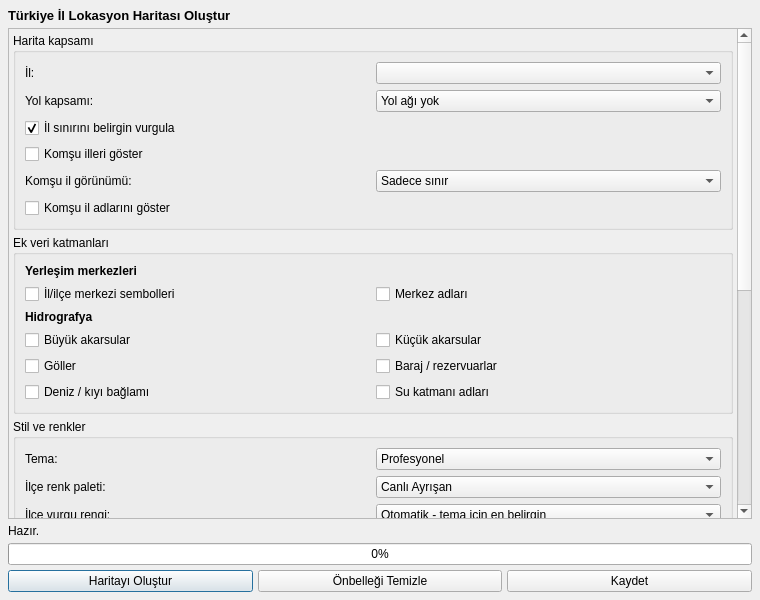
<?xml version="1.0" encoding="UTF-8"?>
<ui version="4.0">
 <class>TurkeyAutoMapDialogBase</class>
 <widget class="QDialog" name="TurkeyAutoMapDialogBase">
  <property name="geometry">
   <rect>
    <x>0</x>
    <y>0</y>
    <width>760</width>
    <height>600</height>
   </rect>
  </property>
  <property name="windowTitle">
   <string>TurkeyAutoMap</string>
  </property>
  <layout class="QVBoxLayout" name="verticalLayout">
   <property name="spacing">
    <number>5</number>
   </property>
   <property name="leftMargin">
    <number>8</number>
   </property>
   <property name="topMargin">
    <number>8</number>
   </property>
   <property name="rightMargin">
    <number>8</number>
   </property>
   <property name="bottomMargin">
    <number>8</number>
   </property>
   <item>
    <widget class="QLabel" name="titleLabel">
     <property name="text">
      <string>Türkiye İl Lokasyon Haritası Oluştur</string>
     </property>
     <property name="styleSheet">
      <string notr="true">font-weight: 600; font-size: 13px;</string>
     </property>
    </widget>
   </item>
   <item>
    <widget class="QScrollArea" name="optionsScrollArea">
     <property name="sizePolicy">
      <sizepolicy hsizetype="Expanding" vsizetype="Expanding">
       <horstretch>0</horstretch>
       <verstretch>1</verstretch>
      </sizepolicy>
     </property>
     <property name="widgetResizable">
      <bool>true</bool>
     </property>
     <property name="minimumSize">
      <size>
       <width>0</width>
       <height>0</height>
      </size>
     </property>
     <widget class="QWidget" name="optionsScrollContents">
      <property name="geometry">
       <rect>
        <x>0</x>
        <y>0</y>
        <width>720</width>
        <height>500</height>
       </rect>
      </property>
      <layout class="QVBoxLayout" name="optionsScrollLayout">
       <property name="spacing">
        <number>5</number>
       </property>
       <property name="leftMargin">
        <number>4</number>
       </property>
       <property name="topMargin">
        <number>4</number>
       </property>
       <property name="rightMargin">
        <number>4</number>
       </property>
       <property name="bottomMargin">
        <number>4</number>
       </property>
       <item>
        <widget class="QGroupBox" name="mapGroupBox">
         <property name="title">
          <string>Harita kapsamı</string>
         </property>
         <layout class="QGridLayout" name="mapGridLayout">
      <item row="0" column="0">
       <widget class="QLabel" name="provinceLabel">
        <property name="text">
         <string>İl:</string>
        </property>
       </widget>
      </item>
      <item row="0" column="1">
       <widget class="QComboBox" name="provinceComboBox"/>
      </item>
      <item row="1" column="0">
       <widget class="QLabel" name="roadScopeLabel">
        <property name="text">
         <string>Yol kapsamı:</string>
        </property>
       </widget>
      </item>
      <item row="1" column="1">
       <widget class="QComboBox" name="roadScopeComboBox">
        <item>
         <property name="text">
          <string>Yol ağı yok</string>
         </property>
        </item>
        <item>
         <property name="text">
          <string>Tüm il yolları</string>
         </property>
        </item>
        <item>
         <property name="text">
          <string>Odak ilçe yolları</string>
         </property>
        </item>
       </widget>
      </item>
      <item row="2" column="0" colspan="2">
       <widget class="QCheckBox" name="provinceHighlightCheckBox">
        <property name="text">
         <string>İl sınırını belirgin vurgula</string>
        </property>
        <property name="checked">
         <bool>true</bool>
        </property>
       </widget>
      </item>
      <item row="3" column="0" colspan="2">
       <widget class="QCheckBox" name="showNeighborsCheckBox">
        <property name="text">
         <string>Komşu illeri göster</string>
        </property>
        <property name="checked">
         <bool>false</bool>
        </property>
       </widget>
      </item>
      <item row="4" column="0">
       <widget class="QLabel" name="neighborStyleLabel">
        <property name="text">
         <string>Komşu il görünümü:</string>
        </property>
       </widget>
      </item>
      <item row="4" column="1">
       <widget class="QComboBox" name="neighborStyleComboBox">
        <item><property name="text"><string>Sadece sınır</string></property></item>
        <item><property name="text"><string>Dolgulu sınır</string></property></item>
       </widget>
      </item>
      <item row="5" column="0" colspan="2">
       <widget class="QCheckBox" name="neighborLabelsCheckBox">
        <property name="text">
         <string>Komşu il adlarını göster</string>
        </property>
        <property name="checked">
         <bool>false</bool>
        </property>
       </widget>
      </item>
         </layout>
        </widget>
       </item>
       <item>
        <widget class="QGroupBox" name="dataLayersGroupBox">
         <property name="title">
          <string>Ek veri katmanları</string>
         </property>
         <layout class="QGridLayout" name="dataLayersGridLayout">
          <item row="0" column="0">
           <widget class="QLabel" name="settlementDataLabel">
            <property name="text">
             <string>Yerleşim merkezleri</string>
            </property>
            <property name="styleSheet">
             <string notr="true">font-weight: 600;</string>
            </property>
           </widget>
          </item>
          <item row="1" column="0">
           <widget class="QCheckBox" name="showPlacesCheckBox">
            <property name="text">
             <string>İl/ilçe merkezi sembolleri</string>
            </property>
            <property name="checked">
             <bool>false</bool>
            </property>
           </widget>
          </item>
          <item row="1" column="1">
           <widget class="QCheckBox" name="placeLabelsCheckBox">
            <property name="text">
             <string>Merkez adları</string>
            </property>
            <property name="checked">
             <bool>false</bool>
            </property>
           </widget>
          </item>
          <item row="2" column="0">
           <widget class="QLabel" name="hydroDataLabel">
            <property name="text">
             <string>Hidrografya</string>
            </property>
            <property name="styleSheet">
             <string notr="true">font-weight: 600;</string>
            </property>
           </widget>
          </item>
          <item row="3" column="0">
           <widget class="QCheckBox" name="showMajorWaterwaysCheckBox">
            <property name="text">
             <string>Büyük akarsular</string>
            </property>
            <property name="checked">
             <bool>false</bool>
            </property>
           </widget>
          </item>
          <item row="3" column="1">
           <widget class="QCheckBox" name="showMinorWaterwaysCheckBox">
            <property name="text">
             <string>Küçük akarsular</string>
            </property>
            <property name="checked">
             <bool>false</bool>
            </property>
           </widget>
          </item>
          <item row="4" column="0">
           <widget class="QCheckBox" name="showLakesCheckBox">
            <property name="text">
             <string>Göller</string>
            </property>
            <property name="checked">
             <bool>false</bool>
            </property>
           </widget>
          </item>
          <item row="4" column="1">
           <widget class="QCheckBox" name="showReservoirsCheckBox">
            <property name="text">
             <string>Baraj / rezervuarlar</string>
            </property>
            <property name="checked">
             <bool>false</bool>
            </property>
           </widget>
          </item>
          <item row="5" column="0">
           <widget class="QCheckBox" name="showSeaContextCheckBox">
            <property name="text">
             <string>Deniz / kıyı bağlamı</string>
            </property>
            <property name="checked">
             <bool>false</bool>
            </property>
           </widget>
          </item>
          <item row="5" column="1">
           <widget class="QCheckBox" name="waterLabelsCheckBox">
            <property name="text">
             <string>Su katmanı adları</string>
            </property>
            <property name="checked">
             <bool>false</bool>
            </property>
           </widget>
          </item>
         </layout>
        </widget>
       </item>
       <item>
        <widget class="QGroupBox" name="styleGroupBox">
     <property name="title">
      <string>Stil ve renkler</string>
     </property>
     <layout class="QGridLayout" name="styleGridLayout">
      <item row="0" column="0">
       <widget class="QLabel" name="themeLabel">
        <property name="text">
         <string>Tema:</string>
        </property>
       </widget>
      </item>
      <item row="0" column="1">
       <widget class="QComboBox" name="themeComboBox">
        <item><property name="text"><string>Profesyonel</string></property></item>
        <item><property name="text"><string>Dark Mode</string></property></item>
        <item><property name="text"><string>Blueprint</string></property></item>
        <item><property name="text"><string>Retro</string></property></item>
        <item><property name="text"><string>Minimal</string></property></item>
        <item><property name="text"><string>Topo</string></property></item>
        <item><property name="text"><string>Municipal</string></property></item>
        <item><property name="text"><string>High Contrast</string></property></item>
       </widget>
      </item>
      <item row="1" column="0">
       <widget class="QLabel" name="paletteLabel">
        <property name="text">
         <string>İlçe renk paleti:</string>
        </property>
       </widget>
      </item>
      <item row="1" column="1">
       <widget class="QComboBox" name="paletteComboBox">
        <item><property name="text"><string>Canlı Ayrışan</string></property></item>
        <item><property name="text"><string>Pastel Ayrışan</string></property></item>
        <item><property name="text"><string>Tableau</string></property></item>
        <item><property name="text"><string>ColorBrewer Set3</string></property></item>
        <item><property name="text"><string>Topo Doğal</string></property></item>
        <item><property name="text"><string>Belediye</string></property></item>
        <item><property name="text"><string>Yüksek Kontrast</string></property></item>
        <item><property name="text"><string>Sıcak</string></property></item>
        <item><property name="text"><string>Soğuk</string></property></item>
        <item><property name="text"><string>Retro Çoklu</string></property></item>
       </widget>
      </item>
      <item row="2" column="0">
       <widget class="QLabel" name="highlightColorLabel">
        <property name="text">
         <string>İlçe vurgu rengi:</string>
        </property>
       </widget>
      </item>
      <item row="2" column="1">
       <widget class="QComboBox" name="highlightColorComboBox">
        <item><property name="text"><string>Otomatik - tema için en belirgin</string></property></item>
        <item><property name="text"><string>Magenta / Fuşya</string></property></item>
        <item><property name="text"><string>Parlak Cyan</string></property></item>
        <item><property name="text"><string>Lime Yeşil</string></property></item>
        <item><property name="text"><string>Sinyal Sarı</string></property></item>
        <item><property name="text"><string>Turuncu</string></property></item>
        <item><property name="text"><string>Kırmızı</string></property></item>
        <item><property name="text"><string>Mor</string></property></item>
        <item><property name="text"><string>Siyah</string></property></item>
        <item><property name="text"><string>Beyaz</string></property></item>
       </widget>
      </item>
      <item row="3" column="0" colspan="2">
       <widget class="QCheckBox" name="districtColorCheckBox">
        <property name="text">
         <string>İlçeleri farklı renklerle göster</string>
        </property>
        <property name="checked">
         <bool>false</bool>
        </property>
       </widget>
      </item>
         </layout>
        </widget>
       </item>
       <item>
        <widget class="QGroupBox" name="focusGroupBox">
     <property name="title">
      <string>Odak ve ilçe vurgusu</string>
     </property>
     <layout class="QGridLayout" name="focusGridLayout">
      <item row="0" column="0" colspan="2">
       <widget class="QCheckBox" name="districtFocusCheckBox">
        <property name="text">
         <string>İlçe odak modu (haritayı ilçeye yakınlaştır)</string>
        </property>
        <property name="checked">
         <bool>false</bool>
        </property>
       </widget>
      </item>
      <item row="1" column="0">
       <widget class="QLabel" name="districtFocusLabel">
        <property name="text">
         <string>Odak ilçe:</string>
        </property>
       </widget>
      </item>
      <item row="1" column="1">
       <widget class="QLineEdit" name="districtFocusLineEdit">
        <property name="placeholderText">
         <string>Örn. Osmangazi</string>
        </property>
       </widget>
      </item>
      <item row="2" column="0" colspan="2">
       <widget class="QCheckBox" name="highlightDistrictCheckBox">
        <property name="text">
         <string>Sadece belirli ilçeyi vurgula (zoom yapmaz)</string>
        </property>
        <property name="checked">
         <bool>false</bool>
        </property>
       </widget>
      </item>
      <item row="3" column="0">
       <widget class="QLabel" name="highlightDistrictLabel">
        <property name="text">
         <string>Vurgulanacak ilçe:</string>
        </property>
       </widget>
      </item>
      <item row="3" column="1">
       <widget class="QLineEdit" name="highlightDistrictLineEdit">
        <property name="placeholderText">
         <string>Örn. Seyhan</string>
        </property>
       </widget>
      </item>
         </layout>
        </widget>
       </item>
       <item>
        <widget class="QGroupBox" name="layoutGroupBox">
     <property name="title">
      <string>Layout ve açıklamalar</string>
     </property>
     <layout class="QGridLayout" name="layoutGridLayout">
      <item row="0" column="0">
       <widget class="QLabel" name="paperSizeLabel">
        <property name="text">
         <string>Sayfa:</string>
        </property>
       </widget>
      </item>
      <item row="0" column="1">
       <widget class="QComboBox" name="paperSizeComboBox">
        <item><property name="text"><string>A4</string></property></item>
        <item><property name="text"><string>A3</string></property></item>
       </widget>
      </item>
      <item row="0" column="2">
       <widget class="QLabel" name="orientationLabel">
        <property name="text">
         <string>Yön:</string>
        </property>
       </widget>
      </item>
      <item row="0" column="3">
       <widget class="QComboBox" name="orientationComboBox">
        <item><property name="text"><string>Yatay</string></property></item>
        <item><property name="text"><string>Dikey</string></property></item>
       </widget>
      </item>
      <item row="1" column="0" colspan="2">
       <widget class="QCheckBox" name="dynamicLegendCheckBox">
        <property name="text">
         <string>Dinamik QGIS lejantı kullan</string>
        </property>
        <property name="checked">
         <bool>false</bool>
        </property>
       </widget>
      </item>
      <item row="1" column="2" colspan="2">
       <widget class="QCheckBox" name="insetMapCheckBox">
        <property name="text">
         <string>Layout içinde konum haritası ekle</string>
        </property>
        <property name="checked">
         <bool>true</bool>
        </property>
       </widget>
      </item>
      <item row="2" column="0">
       <widget class="QLabel" name="locatorModeLabel">
        <property name="text">
         <string>Konum haritası:</string>
        </property>
       </widget>
      </item>
      <item row="2" column="1" colspan="3">
       <widget class="QComboBox" name="locatorModeComboBox">
        <item><property name="text"><string>Otomatik</string></property></item>
        <item><property name="text"><string>İli Türkiye içinde göster</string></property></item>
        <item><property name="text"><string>İlçeyi il içinde göster</string></property></item>
        <item><property name="text"><string>Konum haritası yok</string></property></item>
       </widget>
      </item>
      <item row="3" column="0">
       <widget class="QLabel" name="basemapLabel">
        <property name="text">
         <string>Altlık harita:</string>
        </property>
       </widget>
      </item>
      <item row="3" column="1" colspan="3">
       <widget class="QComboBox" name="basemapComboBox">
        <item><property name="text"><string>Altlık yok</string></property></item>
        <item><property name="text"><string>Google Satellite</string></property></item>
        <item><property name="text"><string>Google Hybrid</string></property></item>
        <item><property name="text"><string>Google Roadmap</string></property></item>
        <item><property name="text"><string>Google Terrain</string></property></item>
        <item><property name="text"><string>Esri World Imagery</string></property></item>
        <item><property name="text"><string>Esri World Street Map</string></property></item>
        <item><property name="text"><string>Esri World Topographic</string></property></item>
        <item><property name="text"><string>Esri World Terrain</string></property></item>
        <item><property name="text"><string>Esri Light Gray</string></property></item>
        <item><property name="text"><string>Esri Dark Gray</string></property></item>
        <item><property name="text"><string>OpenStreetMap Standard</string></property></item>
        <item><property name="text"><string>OpenStreetMap HOT</string></property></item>
        <item><property name="text"><string>OpenTopoMap</string></property></item>
        <item><property name="text"><string>CyclOSM</string></property></item>
        <item><property name="text"><string>CartoDB Positron</string></property></item>
        <item><property name="text"><string>CartoDB Dark Matter</string></property></item>
        <item><property name="text"><string>CartoDB Voyager</string></property></item>
        <item><property name="text"><string>CartoDB Voyager No Labels</string></property></item>
       </widget>
      </item>
         </layout>
        </widget>
       </item>
       <item>
        <widget class="QTextBrowser" name="helpTextBrowser">
     <property name="minimumSize">
      <size>
       <width>0</width>
       <height>52</height>
      </size>
     </property>
     <property name="maximumSize">
      <size>
       <width>16777215</width>
       <height>64</height>
      </size>
     </property>
     <property name="html">
      <string>&lt;!DOCTYPE HTML&gt;&lt;html&gt;&lt;body&gt;
&lt;b&gt;Seçenek açıklamaları&lt;/b&gt;&lt;br/&gt;
&lt;b&gt;Tema:&lt;/b&gt; Yol, sınır, etiket, arka plan ve layout renklerini birlikte değiştirir. Municipal artık il sınırı koyu lacivert, ana yollar kırmızı/turuncu, ilçe vurgusu fuşya olacak şekilde ayrıştırılmıştır.&lt;br/&gt;
&lt;b&gt;İlçe vurgu rengi:&lt;/b&gt; Sadece belirli ilçeyi vurgula veya ilçe odak modu aktifken seçilen ilçenin dolgu/çerçeve rengini belirler. Otomatik seçim temaya göre en ayrışan rengi kullanır.&lt;br/&gt;
&lt;b&gt;Odak modu:&lt;/b&gt; Haritayı yazılan ilçeye yakınlaştırır. &lt;b&gt;Sadece belirli ilçeyi vurgula&lt;/b&gt; ise ili aynı ölçekte bırakır, yalnızca yazılan ilçeyi gösterir.&lt;br/&gt;
&lt;b&gt;Yol kapsamı:&lt;/b&gt; Tüm il yolları veya yalnızca odak ilçe içinde kalan yollar üretilebilir. İlçe yolları için odak ilçe adı gerekir.&lt;br/&gt;
&lt;b&gt;Komşu iller:&lt;/b&gt; Dolgusuz yalnız sınır veya temaya uygun yarı saydam dolgu ile gösterilebilir.&lt;br/&gt;
&lt;b&gt;Ek veri katmanları:&lt;/b&gt; Yerleşim merkezleri ve hidrografya ayrı başlık altındadır; varsayılan kapalı gelir, ihtiyaç oldukça açılır.&lt;br/&gt;
&lt;b&gt;Altlık harita:&lt;/b&gt; Google, Esri, OSM, OpenTopoMap, CyclOSM ve CartoDB XYZ servislerinden seçim yapılabilir.&lt;br/&gt;
&lt;b&gt;Layout:&lt;/b&gt; Dinamik lejant kapalıysa temiz ve düzenlenebilir sabit liste kullanılır; açılırsa sonradan eklenen QGIS katmanları lejanta dahil olabilir.
&lt;/body&gt;&lt;/html&gt;</string>
     </property>
        </widget>
       </item>
       <item>
        <widget class="QLabel" name="poweredByLabel">
     <property name="text">
      <string>Powered By AGLSOFT - Ali Ganigülü™</string>
     </property>
     <property name="alignment">
      <set>Qt::AlignRight|Qt::AlignTrailing|Qt::AlignVCenter</set>
     </property>
     <property name="styleSheet">
      <string notr="true">color: #607d8b; font-size: 10px; font-weight: 600;</string>
     </property>
        </widget>
       </item>
      </layout>
     </widget>
    </widget>
   </item>
   <item>
    <widget class="QLabel" name="statusLabel">
     <property name="text">
      <string>Hazır.</string>
     </property>
    </widget>
   </item>
   <item>
    <widget class="QProgressBar" name="progressBar">
     <property name="value">
      <number>0</number>
     </property>
    </widget>
   </item>
   <item>
    <layout class="QHBoxLayout" name="buttonLayout">
     <item>
      <widget class="QPushButton" name="createButton">
       <property name="text">
        <string>Haritayı Oluştur</string>
       </property>
      </widget>
     </item>
     <item>
      <widget class="QPushButton" name="clearCacheButton">
       <property name="text">
        <string>Önbelleği Temizle</string>
       </property>
      </widget>
     </item>
     <item>
      <widget class="QPushButton" name="saveButton">
       <property name="text">
        <string>Kaydet</string>
       </property>
      </widget>
     </item>
    </layout>
   </item>
  </layout>
 </widget>
 <resources/>
 <connections/>
</ui>
